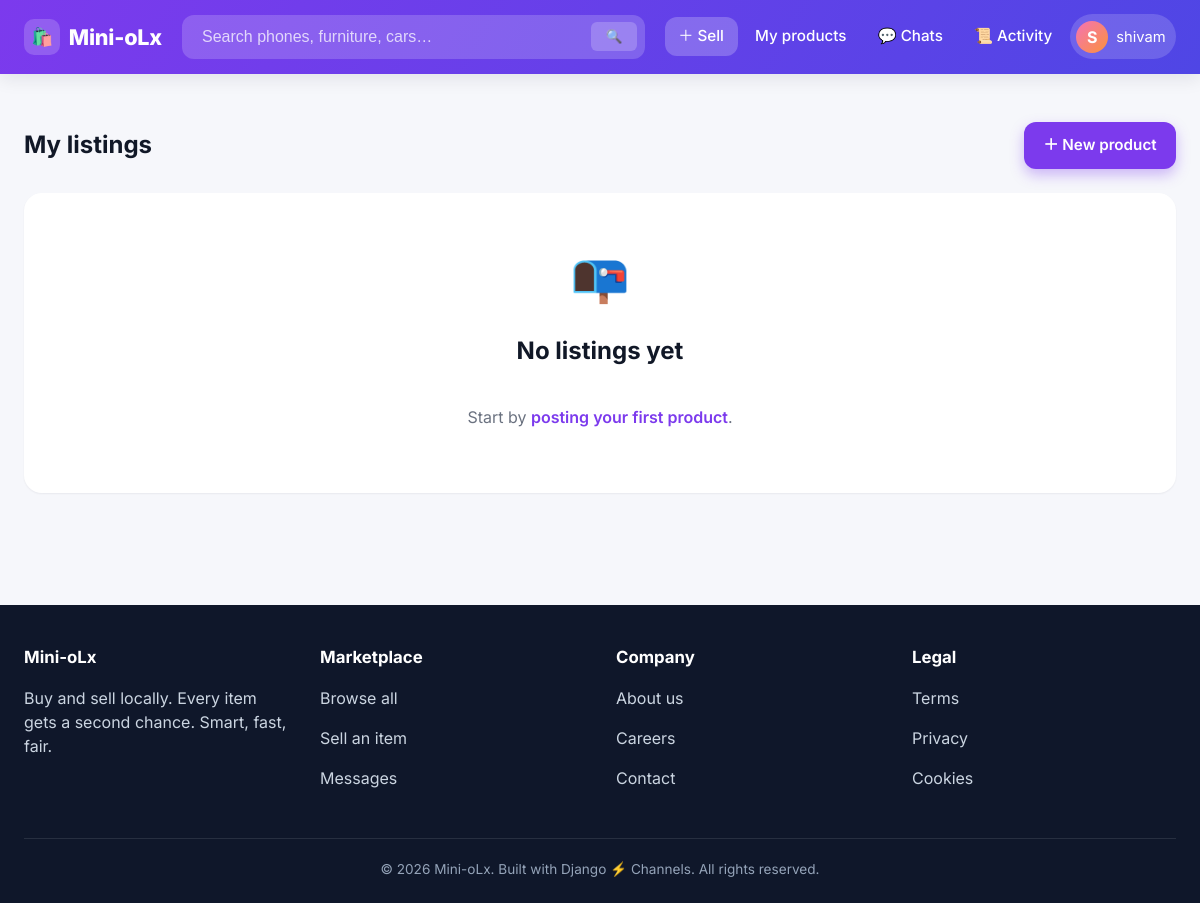
The app's page /product/my-products/ (signed in), older data.
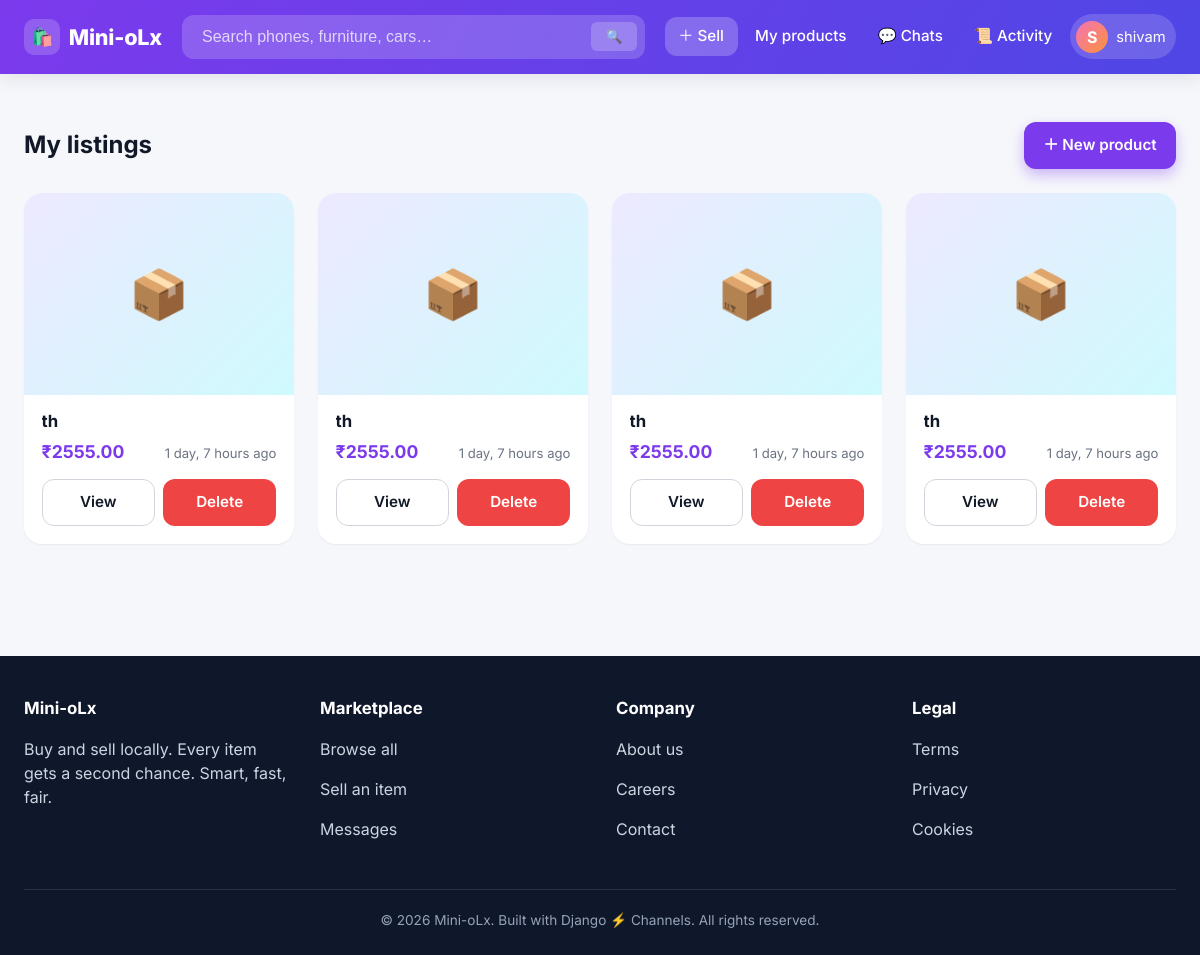
The same page, newer data.
### accounts/models.py (models this page shows, shortened)
class customUser(AbstractUser):
    email=models.EmailField(unique=True, max_length=254)
    phone=models.CharField(max_length=15,unique=True)
    address=models.CharField(max_length=254,blank=True)

### product/models.py (models this page shows, shortened)
class product(models.Model):
    seller = models.ForeignKey(settings.AUTH_USER_MODEL, on_delete=models.CASCADE)
    title = models.CharField(max_length=100)
    description = models.TextField()
    price = models.DecimalField(max_digits=10, decimal_places=2)
    category = models.CharField(max_length=50, choices=[
        ('electronics', 'Electronics'),
        ('furniture', 'Furniture'),
        ('clothing', 'Clothing'),
        ('books', 'Books'),
        ('toys', 'Toys'),
        ('other', 'Other'),
    ])
    brand = models.CharField(max_length=50, blank=True, default='Unknown')
    subcategory = models.CharField(max_length=50)
    address = models.CharField(max_length=255)
    phone_number = models.CharField(max_length=15, blank=True, null=True)
    created_at = models.DateTimeField(auto_now_add=True)
    class Meta:
        indexes = [
            Index(fields=['-created_at'], name='prod_created_idx'),
            Index(fields=['category', '-created_at'], name='prod_cat_created_idx'),
            Index(fields=['seller', '-created_at'], name='prod_seller_idx'),
        ]
        ordering = ['-created_at']
    @property
    def cover_image(self):
        first = self.images.first()
        return first.image if first else None

### product/views.py (the view)
# urls.py: path('my-products/', views.my_products, name='my_products'),
@login_required
def my_products(request):
    products = (
        product.objects
        .filter(seller=request.user)
        .prefetch_related('images')
        .order_by('-created_at')
    )
    return render(request, 'my_products.html', {'products': products})

### templates/my_products.html (shortened to what this page needs)
{% extends "base.html" %}
{% block content %}
<section class="molx-section">
    <div class="molx-container">
        <div class="molx-flex molx-flex--between" style="margin-bottom: 1.5rem;">
            <h1 style="margin:0;">My listings</h1>
            <a href="{% url 'add_product' %}" class="molx-btn molx-btn--primary">＋ New product</a>
        </div>
        {% if products %}
            <div class="molx-grid molx-grid--cards">
                {% for p in products %}
                <div class="molx-card">
                    <div class="molx-card__media">
                        {% if p.cover_image %}
                            <img src="{{ p.cover_image.url }}" alt="{{ p.title }}">
                        {% else %}
                            <div style="display:grid; place-items:center; height:100%; font-size:3rem;">📦</div>
                        {% endif %}
                    </div>
                    <div class="molx-card__body">
                        <h3 class="molx-card__title">{{ p.title }}</h3>
                        <div class="molx-flex molx-flex--between">
                            <span class="molx-card__price">₹{{ p.price }}</span>
                            <span class="molx-card__meta">{{ p.created_at|timesince }} ago</span>
                        </div>
                        <div class="molx-flex" style="gap: .5rem; margin-top: .85rem;">
                            <a href="{% url 'product_detail' p.id %}" class="molx-btn molx-btn--ghost" style="flex:1;">View</a>
                            <a href="{% url 'delete_product' p.id %}" class="molx-btn molx-btn--danger" style="flex:1;"
                               onclick="return confirm('Delete this listing?');">Delete</a>
                        </div>
                    </div>
                </div>
                {% endfor %}
            </div>
        {% else %}
            <div class="molx-card" style="padding: 3rem; text-align: center;">
                <div style="font-size: 3rem;">📭</div>
                <h2>No listings yet</h2>
                <p style="color:var(--c-text-muted);">Start by <a href="{% url 'add_product' %}" style="color:var(--c-primary); font-weight:600;">posting your first product</a>.</p>
            </div>
        {% endif %}
    </div>
</section>
{% endblock %}

### templates/base.html (shortened to what this page needs)
{% load static %}
<!DOCTYPE html>
<html lang="en">
<head>
    <link rel="stylesheet" href="{% static 'style.css' %}">
</head>
<body>
<header class="molx-nav">
    <div class="molx-nav__inner molx-container">
        <a href="{% url 'home' %}" class="molx-brand">
            <span class="molx-brand__logo">🛍️</span>
            <span>Mini-oLx</span>
        </a>
        <form class="molx-search" action="{% url 'home' %}" method="get" role="search">
            <input type="search" name="q" placeholder="Search phones, furniture, cars…" value="{{ request.GET.q }}">
            <button type="submit" aria-label="Search">🔍</button>
        </form>
        <nav class="molx-nav__links">
            {% if user.is_authenticated %}
                <a href="{% url 'add_product' %}" class="molx-nav__link molx-nav__link--primary">＋ Sell</a>
                <a href="{% url 'my_products' %}" class="molx-nav__link">My products</a>
                <a href="{% url 'chat_list' %}" class="molx-nav__link">💬 Chats</a>
                <a href="{% url 'my_activity' %}" class="molx-nav__link">📜 Activity</a>
                <div class="molx-nav__user" tabindex="0" aria-label="Account menu">
                    <span class="molx-nav__user-avatar">{{ user.first_name|slice:":1"|upper|default:user.username|slice:":1"|upper }}</span>
                    <span style="font-size:.92rem;">{{ user.first_name|default:user.username }}</span>
                </div>
            {% else %}
                <a href="{% url 'login' %}" class="molx-nav__link">Login</a>
                <a href="{% url 'signup' %}" class="molx-nav__link molx-nav__link--primary">Sign up</a>
            {% endif %}
        </nav>
    </div>
</header>
<main>
    {% block content %}{% endblock %}
</main>
<footer class="molx-footer">
    <div class="molx-container">
        <div class="molx-footer__grid">
            <div>
                <h4>Mini-oLx</h4>
                <p>Buy and sell locally. Every item gets a second chance. Smart, fast, fair.</p>
            </div>
            <div>
                <h4>Marketplace</h4>
                <p><a href="{% url 'home' %}">Browse all</a></p>
                <p><a href="{% url 'add_product' %}">Sell an item</a></p>
                <p><a href="{% url 'chat_list' %}">Messages</a></p>
            </div>
            <div>
                <h4>Company</h4>
                <p><a href="#">About us</a></p>
                <p><a href="#">Careers</a></p>
                <p><a href="#">Contact</a></p>
            </div>
            <div>
                <h4>Legal</h4>
                <p><a href="#">Terms</a></p>
                <p><a href="#">Privacy</a></p>
                <p><a href="#">Cookies</a></p>
            </div>
        </div>
        <div class="molx-footer__bottom">© {% now "Y" %} Mini-oLx. Built with Django ⚡ Channels. All rights reserved.</div>
    </div>
</footer>
</body>
</html>

Row changes from the older to the newer data that the page shows:
added product: title "th", price "2555.00", created_at "1 day, 7 hours"
added product: title "th", price "2555.00", created_at "1 day, 7 hours"
added product: title "th", price "2555.00", created_at "1 day, 7 hours"
added product: title "th", price "2555.00", created_at "1 day, 7 hours"
Text that changed along with them:
text no longer shown: "📭 No listings yet Start by posting your first product ."
